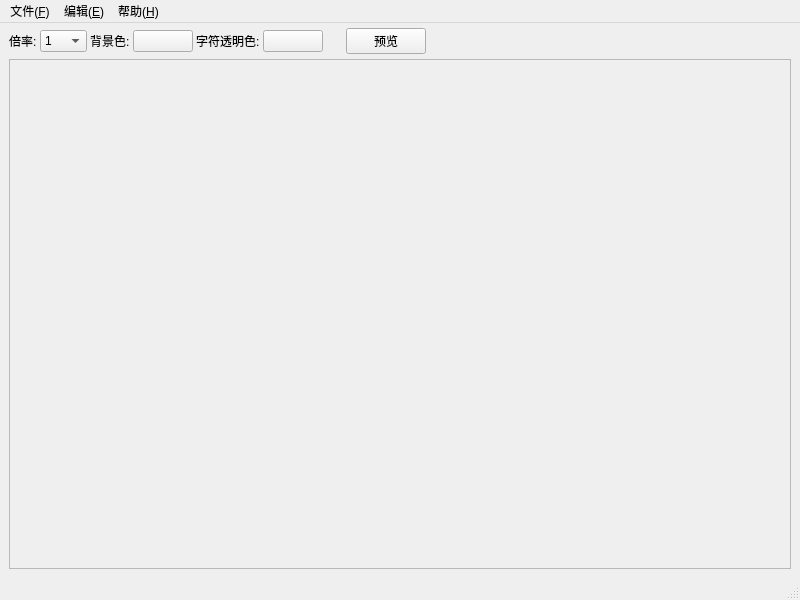
<?xml version="1.0" encoding="UTF-8"?>
<ui version="4.0">
 <class>MainWindow</class>
 <widget class="QMainWindow" name="MainWindow">
  <property name="geometry">
   <rect>
    <x>0</x>
    <y>0</y>
    <width>800</width>
    <height>600</height>
   </rect>
  </property>
  <property name="windowTitle">
   <string notr="true">CKFontEditor</string>
  </property>
  <widget class="QWidget" name="centralwidget">
   <layout class="QVBoxLayout" name="verticalLayout">
    <property name="spacing">
     <number>3</number>
    </property>
    <property name="topMargin">
     <number>3</number>
    </property>
    <item>
     <layout class="QHBoxLayout" name="horizontalLayout">
      <property name="topMargin">
       <number>2</number>
      </property>
      <property name="bottomMargin">
       <number>2</number>
      </property>
      <item>
       <widget class="QLabel" name="lab_rate">
        <property name="sizePolicy">
         <sizepolicy hsizetype="Minimum" vsizetype="Preferred">
          <horstretch>0</horstretch>
          <verstretch>0</verstretch>
         </sizepolicy>
        </property>
        <property name="text">
         <string>倍率:</string>
        </property>
       </widget>
      </item>
      <item>
       <widget class="QComboBox" name="cob_rate">
        <property name="currentIndex">
         <number>2</number>
        </property>
        <item>
         <property name="text">
          <string notr="true">1/4</string>
         </property>
        </item>
        <item>
         <property name="text">
          <string notr="true">1/2</string>
         </property>
        </item>
        <item>
         <property name="text">
          <string notr="true">1</string>
         </property>
        </item>
        <item>
         <property name="text">
          <string notr="true">2/1</string>
         </property>
        </item>
        <item>
         <property name="text">
          <string notr="true">4/1</string>
         </property>
        </item>
       </widget>
      </item>
      <item>
       <widget class="QLabel" name="lab_background">
        <property name="text">
         <string>背景色:</string>
        </property>
       </widget>
      </item>
      <item>
       <widget class="ColorButton" name="btn_background">
        <property name="minimumSize">
         <size>
          <width>60</width>
          <height>0</height>
         </size>
        </property>
        <property name="maximumSize">
         <size>
          <width>16777215</width>
          <height>16777215</height>
         </size>
        </property>
        <property name="text">
         <string/>
        </property>
       </widget>
      </item>
      <item>
       <widget class="QLabel" name="lab_transparent">
        <property name="text">
         <string>字符透明色:</string>
        </property>
       </widget>
      </item>
      <item>
       <widget class="ColorButton" name="btn_transparent">
        <property name="minimumSize">
         <size>
          <width>60</width>
          <height>0</height>
         </size>
        </property>
        <property name="text">
         <string/>
        </property>
       </widget>
      </item>
      <item>
       <spacer name="horizontalSpacer_2">
        <property name="orientation">
         <enum>Qt::Orientation::Horizontal</enum>
        </property>
        <property name="sizeType">
         <enum>QSizePolicy::Policy::Fixed</enum>
        </property>
        <property name="sizeHint" stdset="0">
         <size>
          <width>20</width>
          <height>20</height>
         </size>
        </property>
       </spacer>
      </item>
      <item>
       <widget class="QPushButton" name="btn_preview">
        <property name="text">
         <string>预览</string>
        </property>
       </widget>
      </item>
      <item>
       <spacer name="horizontalSpacer">
        <property name="orientation">
         <enum>Qt::Orientation::Horizontal</enum>
        </property>
        <property name="sizeHint" stdset="0">
         <size>
          <width>40</width>
          <height>20</height>
         </size>
        </property>
       </spacer>
      </item>
     </layout>
    </item>
    <item>
     <widget class="QScrollArea" name="scrollArea">
      <property name="widgetResizable">
       <bool>true</bool>
      </property>
      <widget class="QWidget" name="scrollAreaWidgetContents">
       <property name="geometry">
        <rect>
         <x>0</x>
         <y>0</y>
         <width>780</width>
         <height>515</height>
        </rect>
       </property>
       <layout class="QVBoxLayout" name="verticalLayout_2">
        <property name="spacing">
         <number>2</number>
        </property>
        <property name="leftMargin">
         <number>2</number>
        </property>
        <property name="topMargin">
         <number>2</number>
        </property>
        <property name="rightMargin">
         <number>2</number>
        </property>
        <property name="bottomMargin">
         <number>2</number>
        </property>
        <item>
         <widget class="FontListWidget" name="w_list" native="true"/>
        </item>
       </layout>
      </widget>
     </widget>
    </item>
   </layout>
  </widget>
  <widget class="QMenuBar" name="menubar">
   <property name="geometry">
    <rect>
     <x>0</x>
     <y>0</y>
     <width>800</width>
     <height>21</height>
    </rect>
   </property>
   <widget class="QMenu" name="menu_F">
    <property name="title">
     <string>文件(&amp;F)</string>
    </property>
    <widget class="QMenu" name="menu_I">
     <property name="title">
      <string>导入(I)</string>
     </property>
     <addaction name="act_bmfont"/>
    </widget>
    <addaction name="act_open"/>
    <addaction name="separator"/>
    <addaction name="act_save"/>
    <addaction name="act_saveas"/>
    <addaction name="separator"/>
    <addaction name="menu_I"/>
    <addaction name="separator"/>
    <addaction name="act_close"/>
   </widget>
   <widget class="QMenu" name="menu">
    <property name="title">
     <string>帮助(&amp;H)</string>
    </property>
    <widget class="QMenu" name="menu_language">
     <property name="title">
      <string>语言</string>
     </property>
     <addaction name="act_chinese"/>
    </widget>
    <addaction name="menu_language"/>
    <addaction name="act_about"/>
   </widget>
   <widget class="QMenu" name="menu_E">
    <property name="title">
     <string>编辑(&amp;E)</string>
    </property>
    <addaction name="act_info"/>
    <addaction name="act_sort_asc"/>
    <addaction name="act_sort_desc"/>
   </widget>
   <addaction name="menu_F"/>
   <addaction name="menu_E"/>
   <addaction name="menu"/>
  </widget>
  <widget class="QStatusBar" name="statusbar"/>
  <action name="act_open">
   <property name="text">
    <string>打开(&amp;O)</string>
   </property>
   <property name="shortcut">
    <string>Ctrl+O</string>
   </property>
  </action>
  <action name="act_save">
   <property name="text">
    <string>保存(&amp;S)</string>
   </property>
   <property name="shortcut">
    <string>Ctrl+S</string>
   </property>
  </action>
  <action name="act_saveas">
   <property name="text">
    <string>另存为(&amp;A)</string>
   </property>
   <property name="shortcut">
    <string>Ctrl+Shift+S</string>
   </property>
  </action>
  <action name="act_bmfont">
   <property name="text">
    <string>BMFont (.fnt)</string>
   </property>
  </action>
  <action name="act_about">
   <property name="text">
    <string>关于(&amp;A)</string>
   </property>
  </action>
  <action name="act_close">
   <property name="text">
    <string>关闭当前字体(&amp;C)</string>
   </property>
  </action>
  <action name="act_info">
   <property name="text">
    <string>字体信息</string>
   </property>
  </action>
  <action name="act_sort_asc">
   <property name="text">
    <string>按编码升序排序</string>
   </property>
  </action>
  <action name="act_sort_desc">
   <property name="text">
    <string>按编码降序排序</string>
   </property>
  </action>
  <action name="act_chinese">
   <property name="text">
    <string notr="true">简体中文</string>
   </property>
   <property name="iconText">
    <string notr="true">简体中文</string>
   </property>
   <property name="toolTip">
    <string notr="true">简体中文</string>
   </property>
  </action>
 </widget>
 <customwidgets>
  <customwidget>
   <class>ColorButton</class>
   <extends>QPushButton</extends>
   <header location="global">control/color_button.h</header>
  </customwidget>
  <customwidget>
   <class>FontListWidget</class>
   <extends>QWidget</extends>
   <header location="global">control/font_list_widget.h</header>
   <container>1</container>
  </customwidget>
 </customwidgets>
 <resources/>
 <connections/>
</ui>
